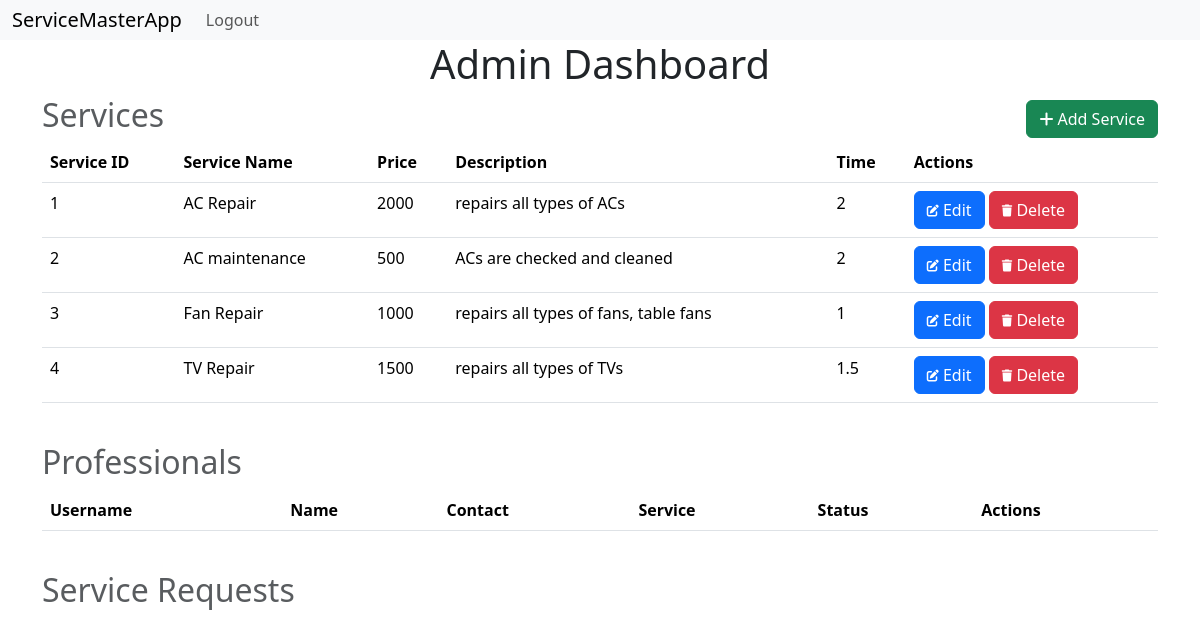
Before: /admin (signed in) with the older database file.
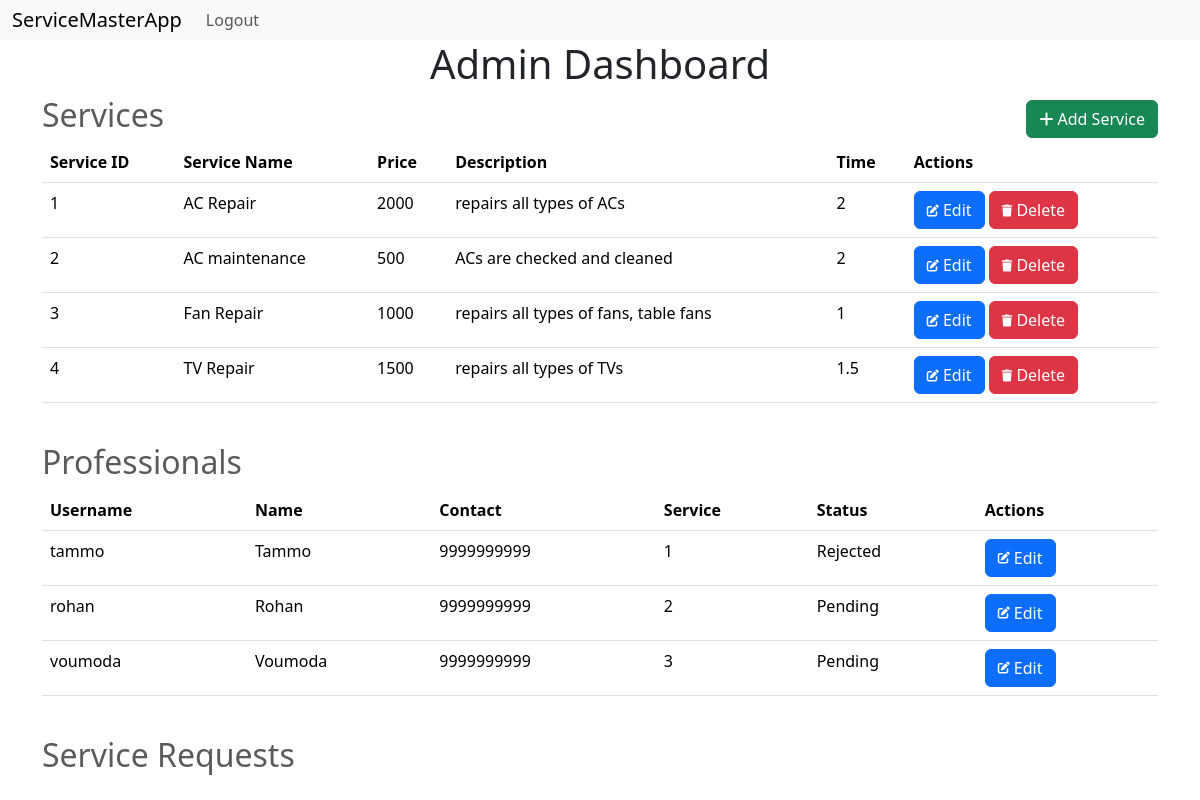
After: the same page with the newer database file.
### models.py (models this page shows, shortened)
class Service(db.Model):
    __tablename__='service'
    id=db.Column(db.Integer,primary_key=True)
    name=db.Column(db.String(32),nullable=False)
    price=db.Column(db.Integer, nullable=False)
    description=db.Column(db.String(512), nullable=False)
    time=db.Column(db.Integer,nullable=False)
    professionals=db.relationship('Professional', backref='service', lazy=True)

class Professional(db.Model):
    __tablename__='professional'
    id=db.Column(db.Integer, primary_key=True)
    username=db.Column(db.String(32), nullable=False, unique=True)
    passwordhash=db.Column(db.String(512), nullable=False)
    name=db.Column(db.String(64), nullable=False)
    contact=db.Column(db.Integer, nullable=False)
    service_id=db.Column(db.Integer, db.ForeignKey('service.id'), nullable=False)
    experience=db.Column(db.Integer, nullable=False)
    pincode=db.Column(db.String(8), nullable=False)
    utype=db.Column(db.String(16), nullable=False, default='Professional')
    status=db.Column(db.String(16), nullable=True, default='Pending')
    profile=db.Column(db.String(512), nullable=False)
    @property
    def password(self):
        raise AttributeError('password is not a readable attribute')

### routes.py (the view)
@app.route('/admin')
@admin_required
def admin():
    user=Customer.query.get(session['user_id'])
    if not user.is_admin:
        flash('Unauthorized Access')
        session.pop('user_id', None)
        return redirect(url_for('login'))
    return render_template('admin.html', user=user, service=Service.query.all(), professional=Professional.query.all())

### routes.py (called while the page is built)
def admin_required(func):
    @wraps(func)
    def inner(*args, **kwargs):
        if 'user_id' not in session:
            flash('Please Login')
            return redirect(url_for('login'))
        user=Customer.query.get(session['user_id'])
        if not user.is_admin:
            flash('Unauthorized Access')
            return redirect(url_for('cprofile'))
        return func(*args, **kwargs)
    return inner

### templates/admin.html (shortened to what this page needs)
{% extends 'layout.html' %}
{% block content %}
    <h1>Admin Dashboard</h1>
    <div class="heading">
        <h2 class="text-muted">Services</h2>
        <a class="btn btn-success" href="{{url_for('add_services')}}">
            <i class="fas fa-plus"></i>
            Add Service
        </a>
    </div>
    <table class="table">
        <thead>
            <th>Service ID</th>
            <th>Service Name</th>
            <th>Price</th>
            <th>Description</th>
            <th>Time</th>
            <th>Actions</th>
        </thead>
        <tbody>
            {% for s in service %}
                <tr>
                    <td>{{s.id}}</td>
                    <td>{{s.name}}</td>
                    <td>{{s.price}}</td>
                    <td>{{s.description}}</td>
                    <td>{{s.time}}</td>
                    <td>
                        <a class="btn btn-primary" href="{{url_for('edit_service', service_id=s.id)}}">
                            <i class="fas fa-edit fa-xs"></i>
                            Edit
                        </a>
                        <a class="btn btn-danger" href="{{url_for('delete_service', service_id=s.id)}}">
                            <i class="fas fa-trash fa-xs"></i>
                            Delete
                        </a>
                    </td>
                </tr>
            {% endfor %}
        </tbody>
    </table>
    <br>
    <div class="heading">
        <h2 class="text-muted">Professionals</h2>
    </div>
    <table class="table">
        <thead>
            <th>Username</th>
            <th>Name</th>
            <th>Contact</th>
            <th>Service</th>
            <th>Status</th>
            <th>Actions</th>
        </thead>
        <tbody>
            {% for p in professional %}
                <tr>
                    <td>{{p.username}}</td>
                    <td>{{p.name}}</td>
                    <td>{{p.contact}}</td>
                    <td>{{p.service_id}}</td>
                    <td>{{p.status}}</td>
                    <td><a class="btn btn-primary" href="{{url_for('update_professional', professional_id=p.id)}}">
                        <i class="fas fa-edit fa-xs"></i>
                        Edit
                    </a></td>
                </tr>
            {% endfor %}
        </tbody>
    </table>
    <br>
    <div class="heading">
        <h2 class="text-muted">Service Requests</h2>
    </div>
{% endblock %}

### templates/layout.html (shortened to what this page needs)
<!DOCTYPE html>
<html lang="en">
<head>
    <link href="https://cdn.jsdelivr.net/npm/bootstrap@5.3.3/dist/css/bootstrap.min.css" rel="stylesheet">
    <link rel="stylesheet" href="https://cdnjs.cloudflare.com/ajax/libs/font-awesome/6.6.0/css/all.min.css">
</head>
<body>
    {% include 'navbar.html' %}
    <div class="container">
        {% block content %}
        {% endblock %}
    </div>
</body>
</html>

### templates/navbar.html (shortened to what this page needs)
<nav class="navbar navbar-expand-lg bg-body-tertiary">
    <div class="container-fluid">
      <a class="navbar-brand" href="/">ServiceMasterApp</a>
      <div class="collapse navbar-collapse" id="navbarNav">
        <ul class="navbar-nav">
          {% if user and user.is_admin%}
          <li class="nav-item">
            <a class="nav-link" href="{{url_for('logout')}}">Logout</a>
          </li>
          {% endif %}
        </ul>
      </div>
    </div>
  </nav>

### templates/admin.html (style rules this page uses)
.heading { display: flex; justify-content: space-between; align-items: center; }
h1 { text-align: center; }

### templates/navbar.html (style rules this page uses)
.navbar { width: 100%; padding: 0px; }

Changed rows visible on the page:
added Professional: username "tammo", name "Tammo", contact "9999999999", service_id "1", status "Rejected"
added Professional: username "rohan", name "Rohan", contact "9999999999", service_id "2", status "Pending"
added Professional: username "voumoda", name "Voumoda", contact "9999999999", service_id "3", status "Pending"
